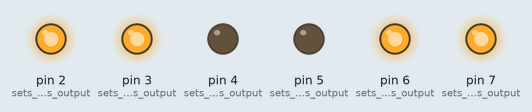
This sketch was run on a simulated Arduino Uno, built with avr-gcc and run on an emulated ATmega328P. On the bench: output pins drawn as LEDs (lit = HIGH).

Above: at 0.5 s.
At 1.5 s:
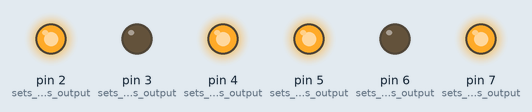
Timing chart, 0 to 3.0 s (numbered marks = the images above):
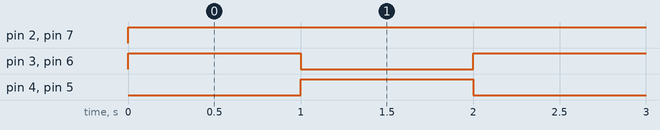

Measured:
- by itself, pin 2 (sets_the_pin_as_output), pin 7 (sets_the_pin_as_output): LOW → HIGH at 0.00 s
- by itself, pin 3 (sets_the_pin_as_output), pin 4 (sets_the_pin_as_output), pin 5 (sets_the_pin_as_output), pin 6 (sets_the_pin_as_output): alternates HIGH for 1.0 s and LOW for 1.0 s

The sketch:

test_motors.ino
```cpp
void setup()
{
  pinMode(2, OUTPUT);   // sets the pin as output
  pinMode(3, OUTPUT);   // sets the pin as output
  pinMode(4, OUTPUT);   // sets the pin as output
  pinMode(5, OUTPUT);   // sets the pin as output
  pinMode(6, OUTPUT);   // sets the pin as output
  pinMode(7, OUTPUT);   // sets the pin as output
}

void loop()
{
  while(true){
  digitalWrite(3, HIGH);
  digitalWrite(4, LOW);
  digitalWrite(5, LOW);
  digitalWrite(6, HIGH);
  analogWrite(2, 128);  //
  analogWrite(7, 128);  //
  delay(1000);
  digitalWrite(3, LOW);
  digitalWrite(4, HIGH);
  digitalWrite(5, HIGH);
  digitalWrite(6, LOW);
  delay(1000);
  }
}
```
